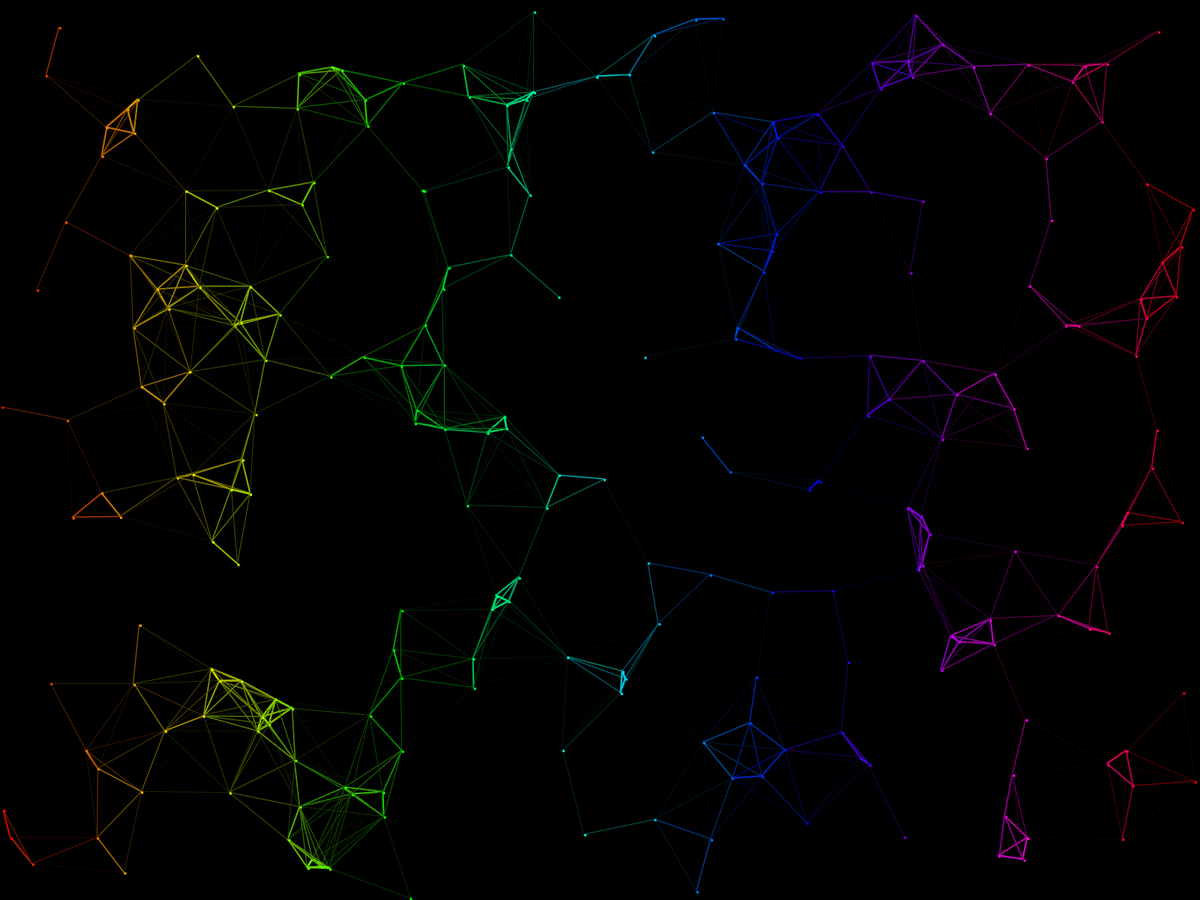
Frame 1 (no input)
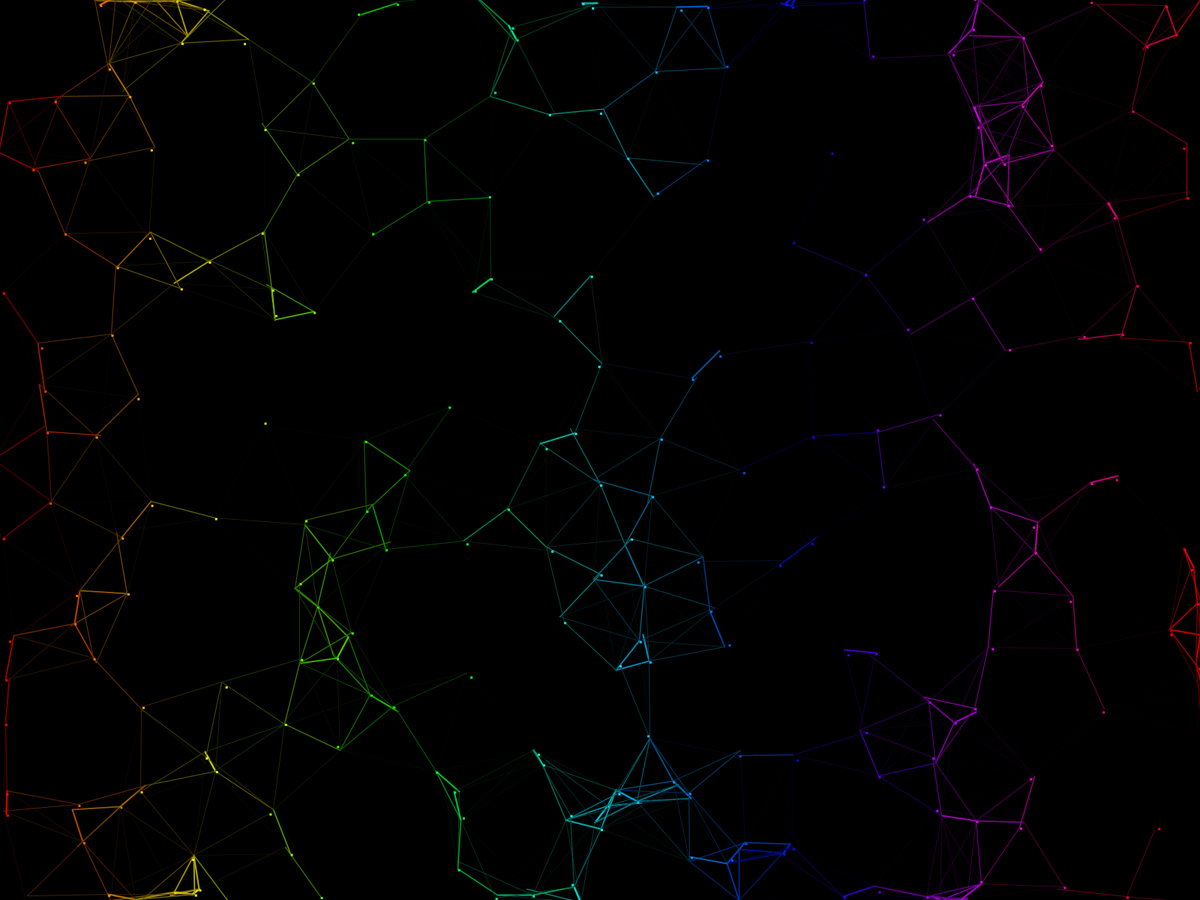
Frame 60 (the mouse pressed at the canvas centre just before this capture)
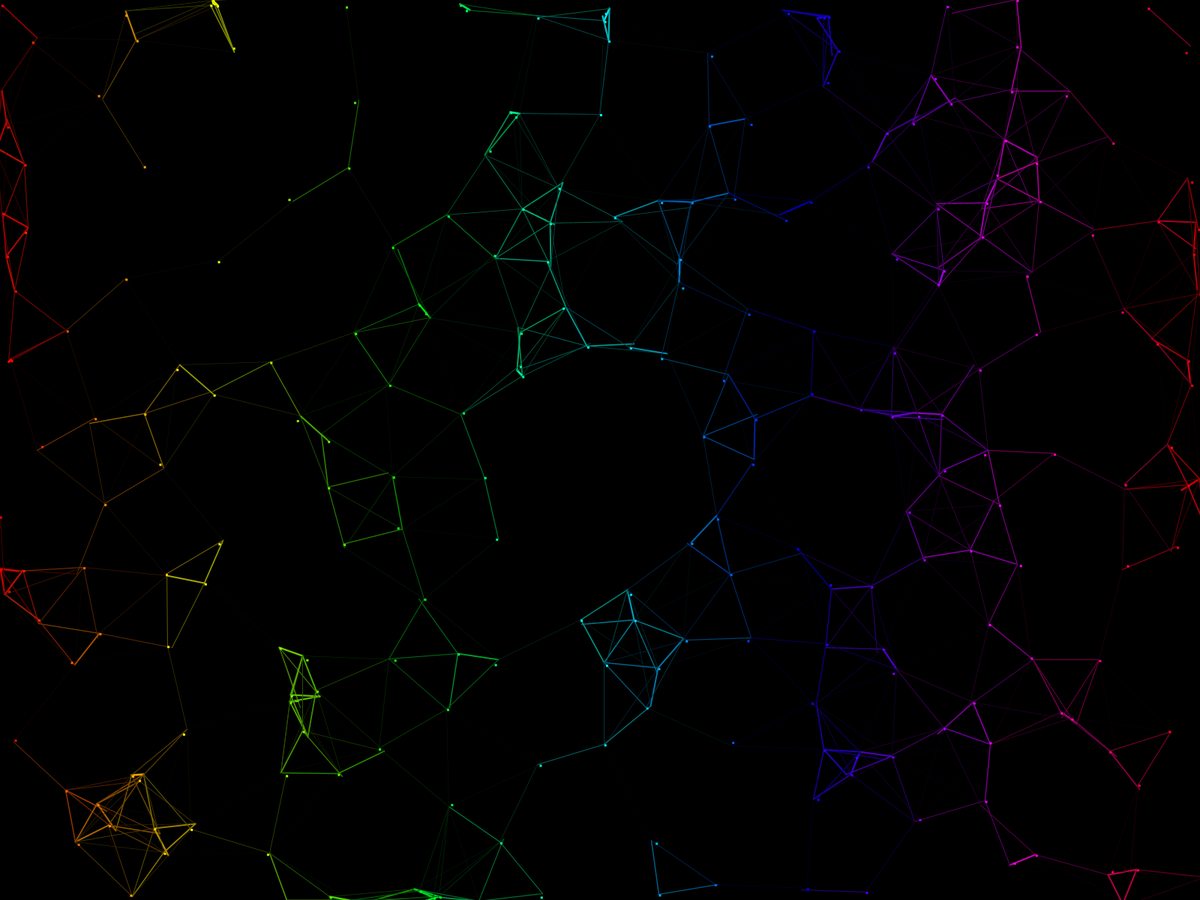
Frame 120 (the mouse held since frame 60 and released just before this capture)

The Processing sketch that drew these frames (run headless with seeded random() and noise(); from frame 60 on, the mouse is pressed at the canvas centre):

// Processing sketch: Patical_Repulsion
// ── Patical_Repulsion.pde
class Particle {

  PVector pos;
  PVector vel;
  float r, mr;
  float spd = 1;
  float max = 6;

  Particle(PVector pos, float r, float mr) {
    this.pos = pos;
    this.r = r;
    this.mr = mr;
    vel = new PVector(random(-1, 1), random(-1, 1));
  }

  void update(Particle[] p, int i) {
    float h = map(pos.x, 0, width, 0, 255);
    pos.add(vel);

    if (pos.x < -10) pos.x = width;
    if (pos.x > width + 10) pos.x = 0;
    if (pos.y < -10) pos.y = height;
    if (pos.y > height + 10) pos.y = 0;

    vel.x = constrain(vel.x + random(-spd, spd), -max, max);
    vel.y = constrain(vel.y + random(-spd, spd), -max, max);

    for (int j = i + 1; j < p.length; j ++) {
      float ang = atan2(pos.y - p[j].pos.y, pos.x - p[j].pos.x);
      float dist = pos.dist(p[j].pos);
      if (dist < r) {
        stroke(h, 255, map(dist, 0, r, 255, 0));
        strokeWeight(map(dist, 0, r, 3, 0));
        line(pos.x, pos.y, p[j].pos.x, p[j].pos.y);

        float force = map(dist, 0, r, 4, 0);
        vel.x += force * cos(ang);
        vel.y += force * sin(ang);
      }
    }

    float ang = atan2(pos.y - mouseY, pos.x - mouseX);
    float dist = pos.dist(new PVector(mouseX, mouseY));
    if (dist < r) {
      float force = map(dist, 0, r, 100, 0);
      vel.x += force * cos(ang);
      vel.y += force * sin(ang);
    }
    noStroke();
    fill(h, 255, 255);
    rect(pos.x, pos.y, 3, 3);
  }
}

// ── Particals_Avoid.pde
int num = 250;
Particle[] p = new Particle[num];
public void settings () {
  fullScreen();
}

void setup() {
  noCursor();
  colorMode(HSB);
  for (int i = 0; i < num; i ++) {
    p[i] = new Particle(new PVector(random(width), random(height)), 150, 150);
  }
//  stroke(255);
}

void draw() {
  background(0);
  for (int i = 0; i < num; i ++) {
    p[i].update(p, i);
  }
}
